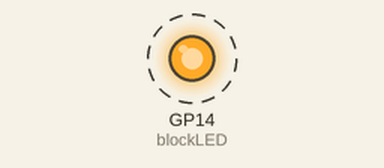
This program was run on a simulated Raspberry Pi Pico running MicroPython. On the bench: output pins drawn as LEDs (lit = HIGH). Dashed ring = blinking. At 5.0 s the program stops and its outputs stay as they are.

Above: at 0.12 s.
Timing chart, 0 to 3.0 s (numbered marks = the images above):
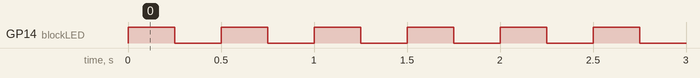

The program:

Day2c.py
```python
'''
Flashing block LED
'''

# Imports
from machine import Pin
import time

#Pin setup
blockLED = Pin(14, Pin.OUT) # Set GPIO 14 as an output

# Program Start
for light in range(10):
    blockLED.value(1)
    time.sleep(0.25)
    blockLED.value(0)
    time.sleep(0.25)
```

Measured:
- by itself, GP14 (blockLED): alternates HIGH for 0.25 s and LOW for 0.25 s, 20 changes in all, then stays LOW
